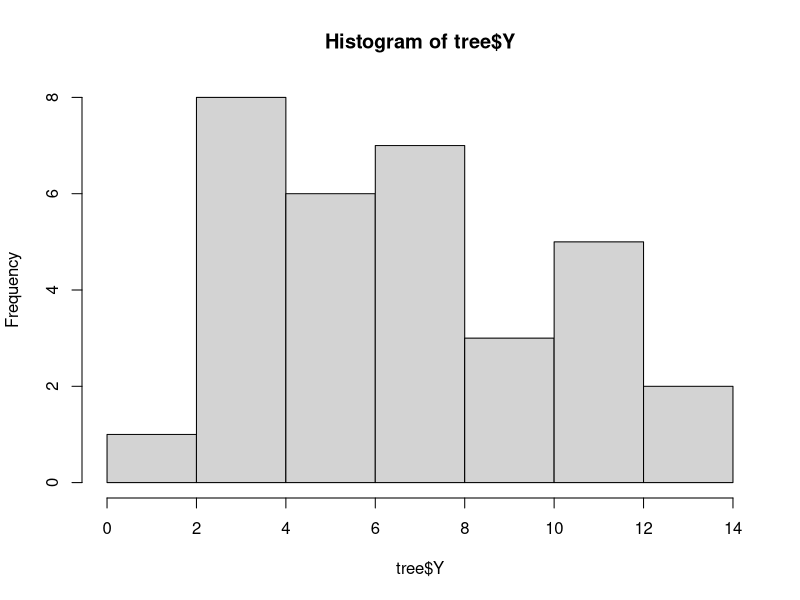
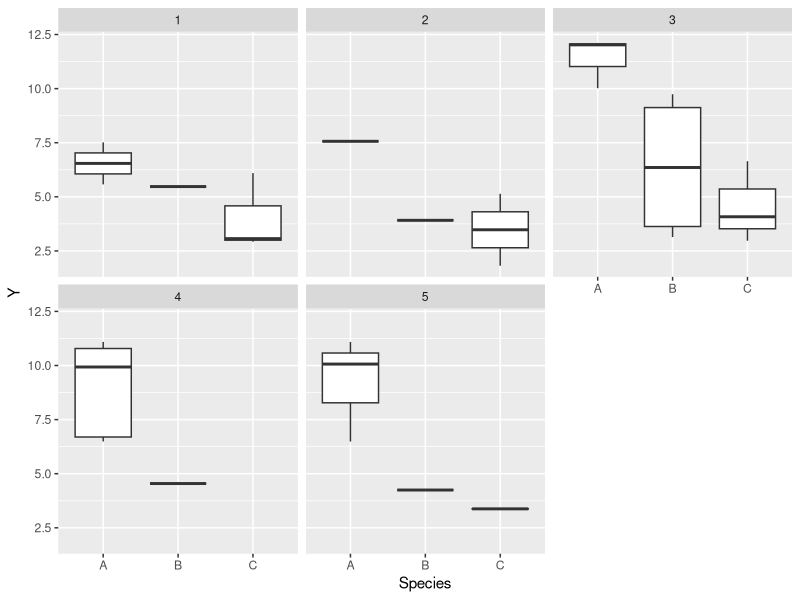
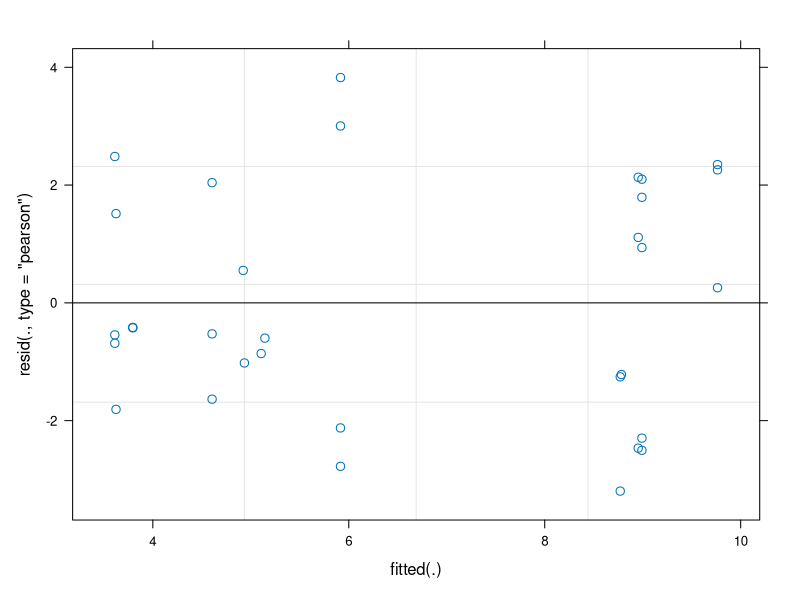

Source code (R) for these figures, in order: (Note: this script raises an error after producing the figures.)
## ---- chunk 1
knitr::opts_chunk$set(echo = TRUE)

#packages
library(dplyr)
library(ggplot2)
library(lme4)
library(nlme)
## ---- chunk 2
overdisp_fun <- function(model) {
  ## number of variance parameters in 
  ##   an n-by-n variance-covariance matrix
  vpars <- function(m) {
    nrow(m)*(nrow(m)+1)/2
  }
  model.df <- sum(sapply(VarCorr(model),vpars))+length(fixef(model))
  rdf <- nrow(model.frame(model))-model.df
  rp <- residuals(model,type="pearson")
  Pearson.chisq <- sum(rp^2)
  prat <- Pearson.chisq/rdf
  pval <- pchisq(Pearson.chisq, df=rdf, lower.tail=FALSE)
  c(chisq=Pearson.chisq,ratio=prat,rdf=rdf,p=pval)
}
## ---- chunk 3
createDF <- function(N=32){
  splist <- c('A', 'B', 'C')
  Plot <- sample(1:5, N, replace=TRUE)
  tree <- data.frame(Plot)
  tree$Species <- factor(sample(splist, N, replace = TRUE))
  tree$Y <- 0 # Placeholder for Y (growth rate)
  alpha.A <- 8 # species A effect
  alpha.B <- 6 # species B effect
  alpha.C <- 4.5 # species C effect
  sigma.sq <- 2 # standard deviation of epsilon error term
  sigma.sq.b <- 0.5
  b <- rnorm(5, mean=0, sd=sigma.sq.b) #plot level effects
  epsilon <- rnorm(N, mean=0, sd=sigma.sq) # generate error terms
  for (k in 1:N){
    if (tree$Species[k]=="A") alpha <- alpha.A
    else if (tree$Species[k]=="B") alpha <- alpha.B
    else alpha <- alpha.C
    tree$Y[k] <- alpha + b[tree$Plot[k]] + epsilon[k] # Growth model
  }
  tree$PlotID <- factor(tree$Plot) # Tell R that Plot is a categorical variable
  return(tree)
}
## ---- chunk 4
set.seed(8675309)
tree <- createDF(N=32)
## ---- chunk 5
hist(tree$Y)

ggplot(data=tree, aes(x=Species, y=Y))+
  geom_boxplot()+
  facet_wrap(~PlotID)
## ---- chunk 6
mod0 <- lmer(Y~1 + (1|PlotID),
             data=tree)

mod1 <- lmer(Y~Species + (1|PlotID),
            data=tree)
summary(mod1)

anova(mod0, mod1)
plot(mod1)
overdisp_fun(mod1)
## ---- chunk 7
treePlot <- tree %>%
  group_by(PlotID, Species) %>%
  summarise(growth = mean(Y))
## ---- chunk 8
modNew0 <- lmer(growth ~ 1 + (1|PlotID),
               data = treePlot)
modNew1 <- lmer(growth ~ Species + (1|PlotID),
               data = treePlot)
summary(modNew)

anova(modNew0, modNew1)
plot(modNew1)
overdisp_fun(modNew1)
## ---- chunk 9
Nvec <- c(32, 64, 100, 150, 200)
results <- data.frame(N = Nvec, 
                      pvalueInd = NA, 
                      pvaluePlot = NA)
for (i in 1:length(Nvec)){
  treeDF <- createDF(N = Nvec[i])
  
  modInd <- lme(Y ~ Species,
                random = ~1|PlotID,
                data = treeDF)
  
  treePlot <- treeDF %>%
    group_by(Species, PlotID)%>%
    summarise(Y = mean(Y))
  
  modPlot <- lme(Y ~ Species,
                 random = ~1|PlotID,
                 data = treePlot)
  
  results$pvalueInd[i] <- anova(modInd)["Species", "p-value"]
  results$pvaluePlot[i] <- anova(modPlot)["Species", "p-value"]
}

plot(results$N, results$pvaluePlot, col = NA, xlab = "N", ylab = "p-value")
lines(results$N, results$pvaluePlot, col = "dodgerblue")
lines(results$N, results$pvalueInd, col = "forestgreen")
legend(col = c("forestgreen", "dodgerblue"), 
       lty = c(1,1), 
       legend = c("Individual Level", "Plot Level"), 
       "topright")
mtext("lme results for different values of N")
